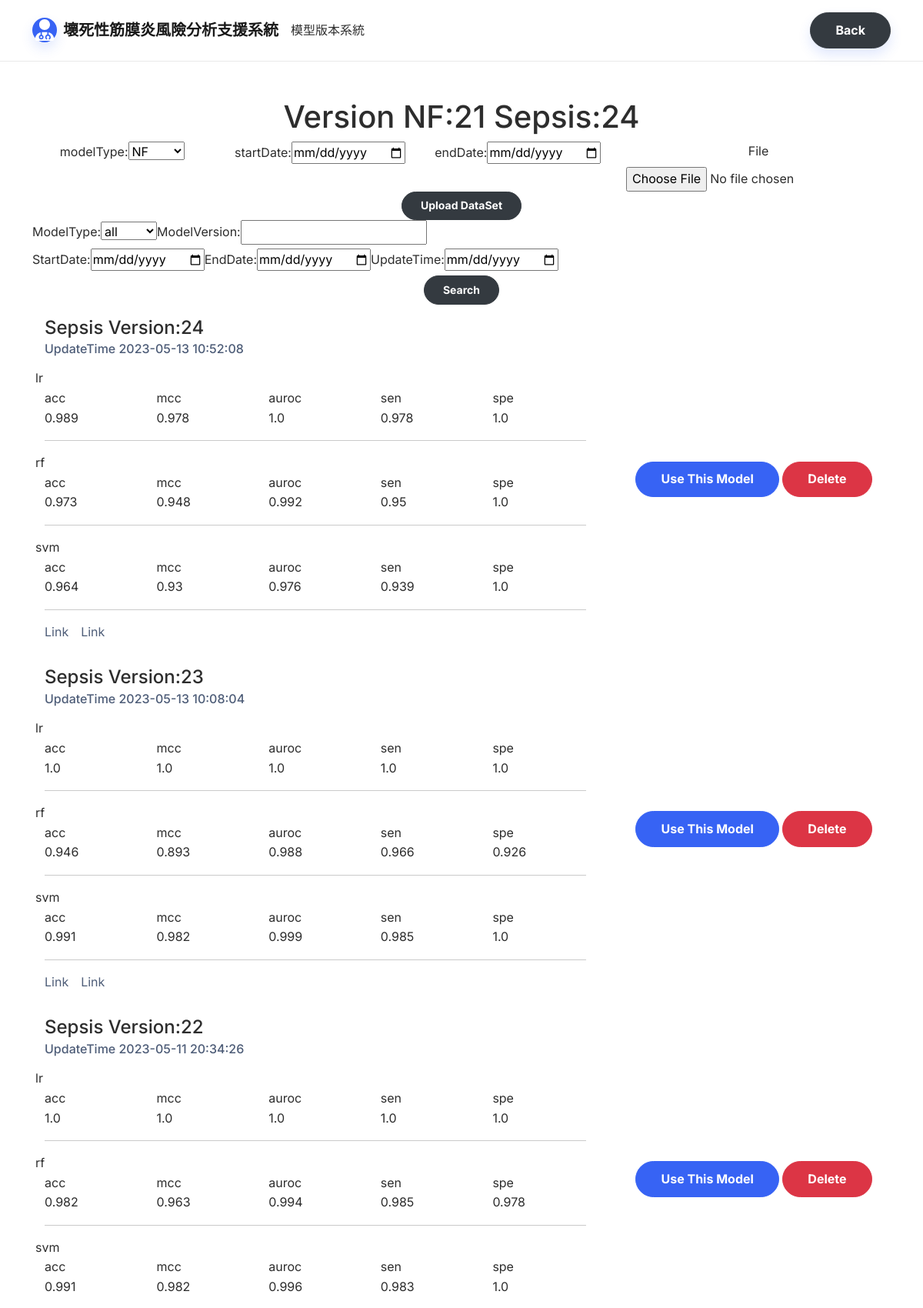
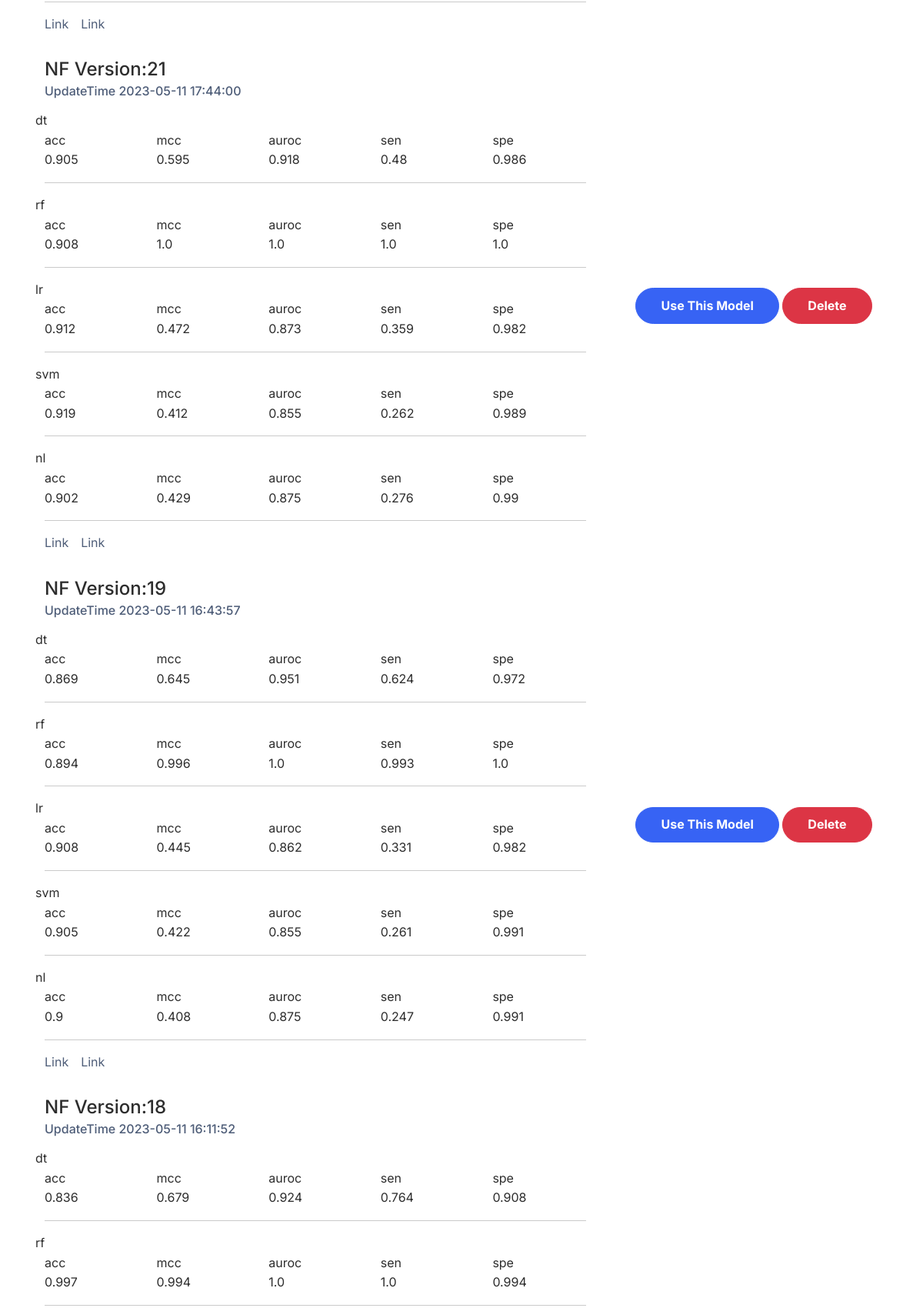
The page /model (upper part) on the database its author committed (2 pictures, top to bottom).
### tables this page shows
CREATE TABLE "nowUseModel" (
	"id"	INTEGER,
	"modelVersionNF"	INTEGER,
	"modelVersionSepsis"	INTEGER,
	"updateDate"	TEXT,
	PRIMARY KEY("id" AUTOINCREMENT)
);

CREATE TABLE "model" (
	"modelVersion"	INTEGER,
	"startDate"	TEXT,
	"endDate"	TEXT,
	"updateDate"	TEXT,
	"datasetName"	TEXT,
	"type"	TEXT NOT NULL DEFAULT 'NF',
	PRIMARY KEY("modelVersion" AUTOINCREMENT)
);

### modelManage.py (the view)
@modelManger.route('/model',methods=['GET'])
def queryModel():
    startDate = request.args.get('startDate')
    endDate = request.args.get('endDate')
    modelVersion = request.args.get('modelVersion')
    modelType= request.args.get('type')
    queryString="select * from model M left join modelEfficacy ME on M.modelVersion=ME.modelVersion where 1=1 "
    if startDate:
        queryString+=" and startDate=\""+startDate+"\""
    if endDate:
        queryString+=" and endDate=\""+endDate+"\""
    if modelVersion:
        queryString+=" and M.modelVersion="+modelVersion
    if modelType:
        queryString+=" and type=\""+modelType+"\""
    queryString+=" order by M.modelVersion desc"
    print(queryString)
    data=getData(queryString).fetchall()
    json_list=[]
    for i in data:
        if(i[7]!=None):
            json_list.append(json.loads(i[7]))
        else:
            json_list.append(None)
    return render_template("model.html",models=data,nowUse=getNowUseModel(),modelEfficacy=json_list)

### modelManage.py (called while the page is built)
def getData(strSQL):
    conn = sqlite3.connect(dbfile)
    rows = conn.execute(strSQL)
    return rows

def getNowUseModel():
    conn= sqlite3.connect(dbfile)
    cursor = conn.cursor()
    cursor.execute("SELECT * FROM nowUseModel order by id desc limit 1")
    return cursor.fetchone()

### templates/model.html (shortened to what this page needs)
<!DOCTYPE html>
<html lang="en">
<head>
    <link rel="stylesheet" href="static/assets/bootstrap/css/bootstrap.min.css">
</head>
<body>
    <nav class="navbar navbar-light navbar-expand-md sticky-top navbar-shrink py-3" id="mainNav">
        <div class="container"><a class="navbar-brand d-flex align-items-center" href="/"><span class="bs-icon-sm bs-icon-circle bs-icon-primary shadow d-flex justify-content-center align-items-center me-2 bs-icon">
                    </span><span>壞死性筋膜炎風險分析支援系統</span></a>
            模型版本系統
                    <div class="collapse navbar-collapse" id="navcol-1">
                <ul class="navbar-nav mx-auto"></ul><a class="btn btn-dark text-start shadow" role="button" href="/patientlist">Back</a>
            </div>
        </div>
    </nav>
    <section class="text-center py-5">
        <div class="container">
            <h1>Version NF:{{nowUse[1]}} Sepsis:{{nowUse[2]}}</h1>
            <form action="/model" method="POST" enctype="multipart/form-data">
            <div class="row">
                <div class="col"><label class="form-label">modelType:</label><select name="type">
                        <option value="NF" selected="">NF</option>
                    </select></div>
                <div class="col"><label class="form-label" for="startDate">startDate:</label><input type="date" name="startDate"></div>
                <div class="col"><label class="form-label" for="endDate">endDate:</label><input type="date" name="endDate"></div>
                <div class="col"><label class="form-label">File</label><input type="file" name="file"></div>
            </div>
            <div class="row">
                <div class="col"><button class="btn btn-dark btn-sm" type="submit">Upload DataSet</button></div>
            </div>
        </form>
        <form action="/model" method="GET">
            <div class="row" style="text-align: center;">
                <div class="col-lg-8 text-start align-self-center"><label class="form-label" for="modelType">ModelType:</label><select id="querySelect"class="queryModel"name="type">
                        <option value="" selected="">all</option>
                    </select><label class="form-label" for="modelVersion">ModelVersion:</label><input type="text" style="text-align: justify;" name="modelVersion"></div>
            </div>
            <div class="row" style="text-align: center;">
                <div class="col-lg-10 text-start"><label class="form-label">StartDate:</label><input type="date"><label class="form-label">EndDate:</label><input type="date"><label class="form-label">UpdateTime:</label><input type="date"></div>
            </div><button class="btn btn-dark btn-sm text-center queryModel" type="button">Search</button>
        </form>
        {% for  model in models %}
            <div class="row text-start justify-content-center align-items-center">
                <div class="col-8 col-md-8 col-lg-8 text-start">
                    <div class="card">
                        <div class="card-body">
                            <h4 class="card-title">{{model[5]}}  Version:{{model[0]}}</h4>
                            <h6 class="text-muted card-subtitle mb-2">UpdateTime {{model[3]}}</h6>
                            <p class="card-text">
                                {% if modelEfficacy[loop.index0] != None %}
                                {% for key,value in modelEfficacy[loop.index0].items() %}
                                {% if value!=None %}
                                <div class="row">
                                   <div class="row">{{key}}</div>
                                   {% for inKey,inValue in value.items()%}
                                   <div class="col">
                                    <div class="col">{{inKey}}</div>
                                    <div class="col">{{inValue|round(3)}}</div>
                                   </div>
                                   {% endfor %}
                                </div>
                                <hr>
                                {% endif %}
                                {% endfor %}
                                {% endif %}
                            </p><a class="card-link" href="#">Link</a><a class="card-link" href="#">Link</a>
                        </div>
                    </div>
                </div>
                <div class="col-sm-4 text-center">
                    <button class="btn btn-primary selectModel {{model[5]}}" id='{{model[0]}}' type="button">Use This Model</button>
                    <button class="btn btn-danger deleteModel {{model[5]}}" id="{{model[0]}}" type="button">Delete</button></div>
            </div>
            {% endfor %}
        </div>
    </section>
</body>
</html>

### rows shown on the page
nowUseModel: modelVersionNF "21", modelVersionSepsis "24"
model: type "Sepsis", modelVersion "24", updateDate "2023-05-13 10:52:08", index0 "lr" "rf" "svm", value "acc" "mcc" "auroc" "sen" "spe" "acc" "mcc" "auroc" "sen" "spe" "acc" "mcc" "auroc" "sen" "spe", value "0.989" "0.978" "1.0" "0.978" "1.0" "0.973" "0.948" "0.992" "0.95" "1.0" "0.964" "0.93" "0.976" "0.939" "1.0"
model: type "Sepsis", modelVersion "23", updateDate "2023-05-13 10:08:04", index0 "lr" "rf" "svm", value "acc" "mcc" "auroc" "sen" "spe" "acc" "mcc" "auroc" "sen" "spe" "acc" "mcc" "auroc" "sen" "spe", value "1.0" "1.0" "1.0" "1.0" "1.0" "0.946" "0.893" "0.988" "0.966" "0.926" "0.991" "0.982" "0.999" "0.985" "1.0"
model: type "Sepsis", modelVersion "22", updateDate "2023-05-11 20:34:26", index0 "lr" "rf" "svm", value "acc" "mcc" "auroc" "sen" "spe" "acc" "mcc" "auroc" "sen" "spe" "acc" "mcc" "auroc" "sen" "spe", value "1.0" "1.0" "1.0" "1.0" "1.0" "0.982" "0.963" "0.994" "0.985" "0.978" "0.991" "0.982" "0.996" "0.983" "1.0"
model: type "NF", modelVersion "21", updateDate "2023-05-11 17:44:00", index0 "dt" "rf" "lr" "svm" "nl", value "acc" "mcc" "auroc" "sen" "spe" "acc" "mcc" "auroc" "sen" "spe" "acc" "mcc" "auroc" "sen" "spe" "acc" "mcc" "auroc" "sen" "spe" "acc" "mcc" "auroc" "sen" "spe", value "0.905" "0.595" "0.918" "0.48" "0.986" "0.908" "1.0" "1.0" "1.0" "1.0" "0.912" "0.472" "0.873" "0.359" "0.982" "0.919" "0.412" "0.855" "0.262" "0.989" "0.902" "0.429" "0.875" "0.276" "0.99"
model: type "NF", modelVersion "19", updateDate "2023-05-11 16:43:57", index0 "dt" "rf" "lr" "svm" "nl", value "acc" "mcc" "auroc" "sen" "spe" "acc" "mcc" "auroc" "sen" "spe" "acc" "mcc" "auroc" "sen" "spe" "acc" "mcc" "auroc" "sen" "spe" "acc" "mcc" "auroc" "sen" "spe", value "0.869" "0.645" "0.951" "0.624" "0.972" "0.894" "0.996" "1.0" "0.993" "1.0" "0.908" "0.445" "0.862" "0.331" "0.982" "0.905" "0.422" "0.855" "0.261" "0.991" "0.9" "0.408" "0.875" "0.247" "0.991"
model: type "NF", modelVersion "18", updateDate "2023-05-11 16:11:52", index0 "dt" "rf", value "acc" "mcc" "auroc" "sen" "spe" "acc" "mcc" "auroc" "sen" "spe", value "0.836" "0.679" "0.924" "0.764" "0.908" "0.997" "0.994" "1.0" "1.0" "0.994"
